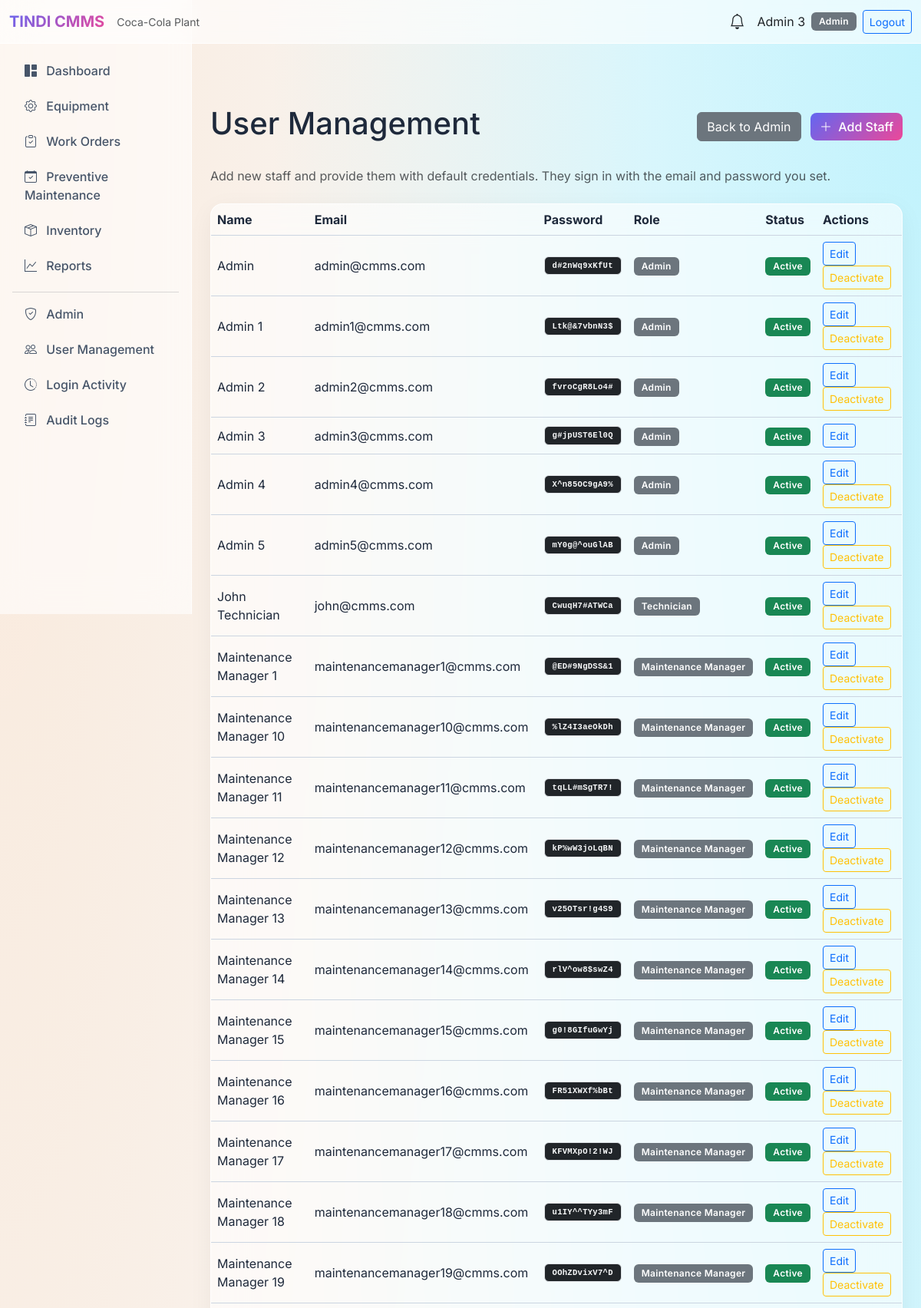
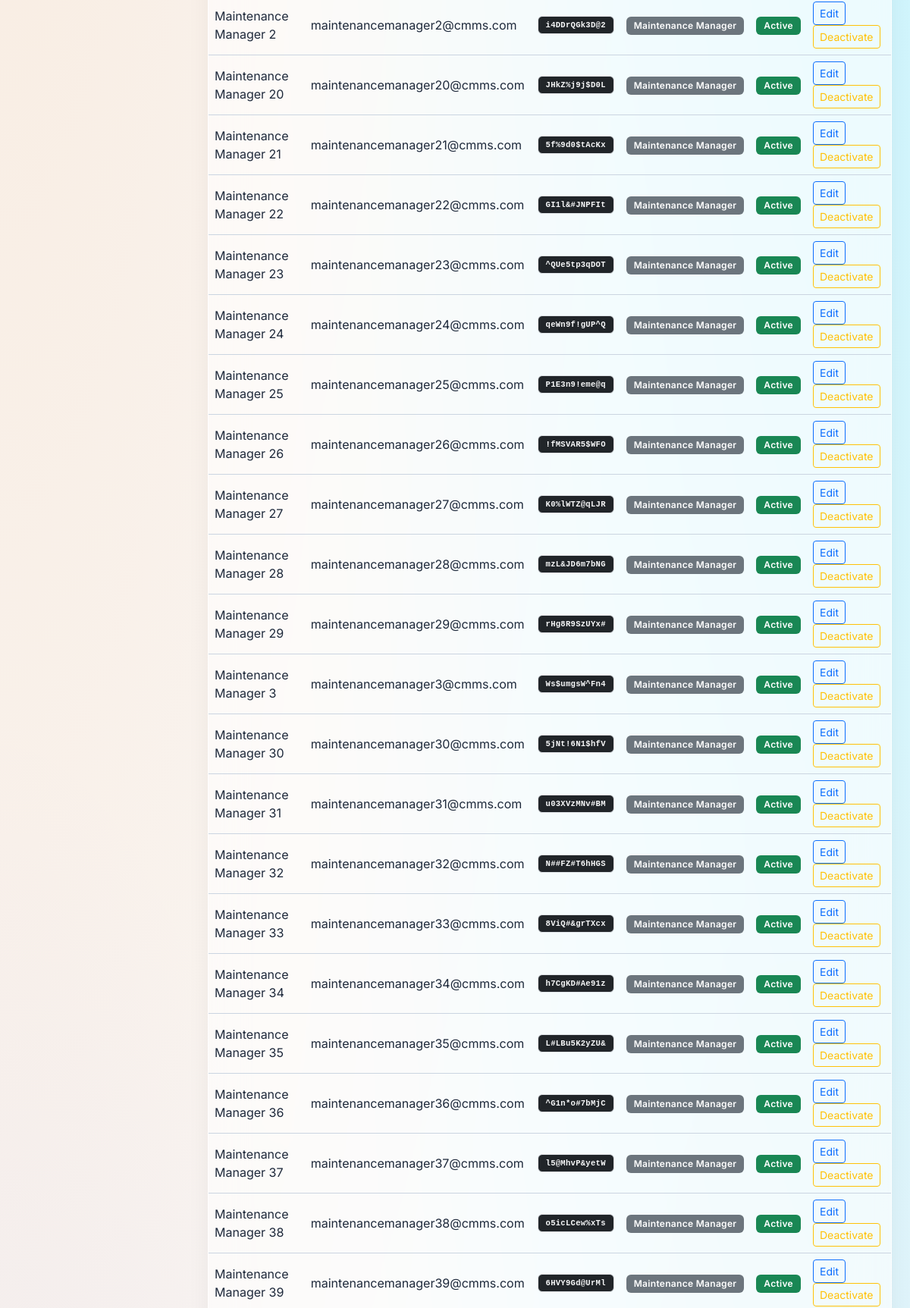
The page /admin/users (signed in, upper part) on the database its author committed (2 pictures, top to bottom).
### tables this page shows
CREATE TABLE users (
    id INTEGER PRIMARY KEY AUTOINCREMENT,
    name TEXT NOT NULL,
    email TEXT UNIQUE NOT NULL,
    password_hash TEXT NOT NULL,
    role TEXT NOT NULL CHECK(role IN ('Admin', 'Maintenance Manager', 'Technician', 'Store Manager')),
    is_active INTEGER DEFAULT 1,
    created_at TIMESTAMP DEFAULT CURRENT_TIMESTAMP,
    updated_at TIMESTAMP DEFAULT CURRENT_TIMESTAMP
, last_login TIMESTAMP, password TEXT);

### app/routes/admin_routes.py (the view)
@admin_bp.route('/admin/users')
@login_required
@role_required('Admin')
def users():
    users_list = get_all_users()
    return render_template('admin/users.html', users=users_list)

### app/models/notification.py (called while the page is built)
def get_unread(user_id):
    return execute_query(
        "SELECT * FROM notifications WHERE user_id = ? AND is_read = 0 ORDER BY created_at DESC",
        (user_id,), fetch_all=True
    )

### app/models/user.py (called while the page is built)
def get_by_id(user_id):
    return execute_query(
        "SELECT id, name, email, role, is_active FROM users WHERE id = ?",
        (user_id,), fetch_one=True
    )

def get_all_users():
    return execute_query(
        "SELECT id, name, email, role, is_active, created_at, password FROM users ORDER BY name",
        fetch_all=True
    )

### app/routes/auth_routes.py (called while the page is built)
def login_required(f):
    @wraps(f)
    def decorated(*args, **kwargs):
        if 'user_id' not in session:
            flash('Please log in to access this page.', 'warning')
            return redirect(url_for('auth.login'))
        return f(*args, **kwargs)
    return decorated

def role_required(*allowed_roles):
    def decorator(f):
        @wraps(f)
        def decorated(*args, **kwargs):
            if 'user_id' not in session:
                flash('Please log in.', 'warning')
                return redirect(url_for('auth.login'))
            user = get_by_id(session['user_id'])
            if not user or user['role'] not in allowed_roles:
                flash('Access denied. Insufficient permissions.', 'danger')
                return redirect(url_for('main.dashboard'))
            return f(*args, **kwargs)
        return decorated
    return decorator

### database/db.py (called while the page is built)
def get_connection():
    conn = sqlite3.connect(DATABASE)
    conn.row_factory = sqlite3.Row
    conn.execute("PRAGMA foreign_keys = ON")
    return conn

def execute_query(query, params=(), fetch_one=False, fetch_all=False, commit=True):
    conn = get_connection()
    cursor = conn.cursor()
    cursor.execute(query, params)
    result = None
    if fetch_one:
        row = cursor.fetchone()
        result = dict(row) if row else None
    elif fetch_all:
        rows = cursor.fetchall()
        result = [dict(row) for row in rows]
    else:
        if commit:
            conn.commit()
        result = cursor.lastrowid
    conn.close()
    return result

### templates/admin/users.html (shortened to what this page needs)
{% extends "base.html" %}
{% block content %}
<div class="d-flex justify-content-between align-items-center mb-4">
    <h1>User Management</h1>
    <div>
        <a href="{{ url_for('admin.dashboard') }}" class="btn btn-secondary me-2">Back to Admin</a>
        <a href="{{ url_for('admin.add_user') }}" class="btn btn-primary"><i class="bi bi-plus-lg me-1"></i> Add Staff</a>
    </div>
</div>
<p class="text-muted mb-4">Add new staff and provide them with default credentials. They sign in with the email and password you set.</p>
<div class="card">
    <div class="table-responsive">
        <table class="table table-dark table-hover mb-0">
            <thead>
                <tr>
                    <th>Name</th>
                    <th>Email</th>
                    <th>Password</th>
                    <th>Role</th>
                    <th>Status</th>
                    <th>Actions</th>
                </tr>
            </thead>
            <tbody>
                {% for u in users %}
                <tr>
                    <td>{{ u.name }}</td>
                    <td>{{ u.email }}</td>
                    <td class="user-select-all font-monospace small"><span class="badge bg-dark border text-light">{{ u.password }}</span></td>
                    <td><span class="badge bg-secondary">{{ u.role }}</span></td>
                    <td>{% if u.is_active %}<span class="badge bg-success">Active</span>{% else %}<span class="badge bg-danger">Inactive</span>{% endif %}</td>
                    <td>
                        <a href="{{ url_for('admin.edit_user', uid=u.id) }}" class="btn btn-sm btn-outline-primary">Edit</a>
                        {% if u.id != current_user.id %}
                        {% if u.is_active %}
                        <form method="POST" action="{{ url_for('admin.deactivate_user', uid=u.id) }}" class="d-inline" onsubmit="return confirm('Deactivate this user?');">
                            <button type="submit" class="btn btn-sm btn-outline-warning">Deactivate</button>
                        </form>
                        {% else %}
                        <form method="POST" action="{{ url_for('admin.activate_user', uid=u.id) }}" class="d-inline">
                            <button type="submit" class="btn btn-sm btn-outline-success">Activate</button>
                        </form>
                        {% endif %}
                        {% endif %}
                    </td>
                </tr>
                {% else %}
                <tr><td colspan="6" class="text-center text-muted">No users.</td></tr>
                {% endfor %}
            </tbody>
        </table>
    </div>
</div>
{% endblock %}

### templates/base.html (shortened to what this page needs)
<!DOCTYPE html>
<html lang="en">
<head>
    <link href="https://cdn.jsdelivr.net/npm/bootstrap@5.3.2/dist/css/bootstrap.min.css" rel="stylesheet">
    <link href="https://cdn.jsdelivr.net/npm/bootstrap-icons@1.11.1/font/bootstrap-icons.css" rel="stylesheet">
</head>
<body>
    {% if current_user %}
    <nav class="navbar navbar-expand-lg navbar-light navbar-custom">
        <div class="container-fluid">
            <a class="navbar-brand brand-gradient fw-bold" href="{{ url_for('main.dashboard') }}">TINDI CMMS</a>
            <span class="text-muted small">Coca-Cola Plant</span>
            <div class="ms-auto d-flex align-items-center">
                <div class="dropdown me-3">
                    <a class="text-dark position-relative" href="#" data-bs-toggle="dropdown" aria-expanded="false" id="notifDropdown">
                        <i class="bi bi-bell{% if notifications and notifications|length > 0 %}-fill{% endif %} fs-5" style="{% if notifications and notifications|length > 0 %}color: #6366f1;{% endif %}"></i>
                    </a>
                </div>
                <span class="text-dark me-2">{{ current_user.name }}</span>
                <span class="badge bg-secondary">{{ current_user.role }}</span>
                <a href="{{ url_for('auth.logout') }}" class="btn btn-outline-primary btn-sm ms-2">Logout</a>
            </div>
        </div>
    </nav>
    <div class="d-flex">
        <aside class="sidebar position-fixed top-0 start-0 vh-100"
            style="width: var(--sidebar-width); padding-top: 56px;">
            <nav class="nav flex-column p-3">
                <a class="nav-link rounded"
                    href="{{ url_for('admin.dashboard') if current_user.role == 'Admin' else url_for('main.dashboard') }}"><i
                        class="bi bi-grid-1x2-fill me-2"></i> Dashboard</a>
                {% if current_user.role in ['Admin', 'Maintenance Manager', 'Technician'] %}
                <a class="nav-link rounded" href="{{ url_for('equipment.list_equipment') }}"><i
                        class="bi bi-gear me-2"></i> Equipment</a>
                {% endif %}
                {% if current_user.role in ['Admin', 'Maintenance Manager', 'Technician'] %}
                <a class="nav-link rounded" href="{{ url_for('work_order.list_work_orders') }}"><i
                        class="bi bi-clipboard-check me-2"></i> Work Orders</a>
                {% endif %}
                {% if current_user.role in ['Admin', 'Maintenance Manager'] %}
                <a class="nav-link rounded" href="{{ url_for('maintenance.list_schedules') }}"><i
                        class="bi bi-calendar-check me-2"></i> Preventive Maintenance</a>
                {% endif %}
                {% if current_user.role in ['Admin', 'Store Manager', 'Maintenance Manager'] %}
                <a class="nav-link rounded" href="{{ url_for('inventory.list_inventory') }}"><i
                        class="bi bi-box-seam me-2"></i> Inventory</a>
                {% endif %}
                {% if current_user.role in ['Admin', 'Maintenance Manager'] %}
                <a class="nav-link rounded" href="{{ url_for('reports.index') }}"><i class="bi bi-graph-up me-2"></i>
                    Reports</a>
                {% endif %}
                {% if current_user.role == 'Admin' %}
                <hr class="border-secondary my-2">
                <a class="nav-link rounded" href="{{ url_for('admin.dashboard') }}"><i
                        class="bi bi-shield-check me-2"></i> Admin</a>
                <a class="nav-link rounded" href="{{ url_for('admin.users') }}"><i class="bi bi-people me-2"></i> User
                    Management</a>
                <a class="nav-link rounded" href="{{ url_for('admin.login_activity') }}"><i
                        class="bi bi-clock-history me-2"></i> Login Activity</a>
                <a class="nav-link rounded" href="{{ url_for('audit.audit_logs') }}"><i
                        class="bi bi-journal-text me-2"></i> Audit Logs</a>
                {% endif %}
            </nav>
        </aside>
        <main class="main-content flex-grow-1 p-4" style="padding-top: 80px !important;">
            {% block content %}{% endblock %}
        </main>
    </div>
    {% else %}
    {% block full_page %}{% endblock %}
    {% endif %}
</body>
</html>

### templates/base.html (style rules this page uses)
:root { --sidebar-width: 250px; --glass-bg: rgba(255, 255, 255, 0.6); --glass-border: rgba(255, 255, 255, 0.8); --accent-glow: rgba(99, 102, 241, 0.4); }
body { background-color: #f8fafc; background-image: radial-gradient(at 0% 0%, hsla(28,100%,74%,0.25) 0px, transparent 50%), radial-gradient(at 100% 0%, hsla(189,100%,56%,0.25) 0px, transparent 50%), radial-gradient(at 100% 100%, hsla(340,100%,76%,0.25) 0px, transparent 50%), radial-gradient(at 0% 100%, hsla(242,100%,70%,0.25) 0px, transparent 50%); background-attachment: fixed; color: #1e293b; font-family: 'Inter', sans-serif; min-height: 100vh; }
.sidebar { min-height: 100vh; background: var(--glass-bg); backdrop-filter: blur(24px); -webkit-backdrop-filter: blur(24px); border-right: 1px solid var(--glass-border); transition: all 0.3s ease; }
.sidebar .nav-link { color: #475569; border-radius: 8px; margin-bottom: 6px; transition: all 0.3s cubic-bezier(0.4, 0, 0.2, 1); font-weight: 500; }
.main-content { margin-left: var(--sidebar-width); min-height: 100vh; background: transparent; }
.card { background: var(--glass-bg); backdrop-filter: blur(24px); -webkit-backdrop-filter: blur(24px); border: 1px solid var(--glass-border); border-radius: 16px; color: #1e293b; box-shadow: 0 8px 32px rgba(0, 0, 0, 0.05); transition: transform 0.3s ease, box-shadow 0.3s ease; }
.table { color: #1e293b; vertical-align: middle; }
.table-dark { --bs-table-bg: transparent; --bs-table-color: #1e293b; --bs-table-border-color: #cbd5e1; --bs-table-striped-bg: rgba(0, 0, 0, 0.02); --bs-table-striped-color: #1e293b; --bs-table-hover-bg: rgba(0, 0, 0, 0.04); --bs-table-hover-color: #1e293b; color: #1e293b; border-color: #cbd5e1; }
.navbar-custom { background: var(--glass-bg) !important; backdrop-filter: blur(24px); -webkit-backdrop-filter: blur(24px); border-bottom: 1px solid var(--glass-border); z-index: 1030; }
.brand-gradient { background: linear-gradient(135deg, #6366f1 0%, #ec4899 100%); -webkit-background-clip: text; background-clip: text; -webkit-text-fill-color: transparent; text-shadow: none; }
.btn-primary { background: linear-gradient(135deg, #6366f1 0%, #ec4899 100%); border: none; border-radius: 8px; font-weight: 500; color: #ffffff; transition: all 0.3s ease; }
.badge { padding: 6px 10px; border-radius: 6px; font-weight: 600; letter-spacing: 0.3px; }

### rows shown on the page
users: name "Admin 3", role "Admin", email "admin3@cmms.com", password "g#jpUST6El0Q", is_active "Active"
users: name "Admin", email "admin@cmms.com", password "d#2nWq9xKfUt", role "Admin", is_active "Active"
users: name "Admin 1", email "admin1@cmms.com", password "Ltk@&7vbnN3$", role "Admin", is_active "Active"
users: name "Admin 2", email "admin2@cmms.com", password "fvroCgR8Lo4#", role "Admin", is_active "Active"
users: name "Admin 4", email "admin4@cmms.com", password "X^n85OC9gA9%", role "Admin", is_active "Active"
users: name "Admin 5", email "admin5@cmms.com", password "mY0g@^ouGlAB", role "Admin", is_active "Active"
users: name "John Technician", email "john@cmms.com", password "CwuqH7#ATWCa", role "Technician", is_active "Active"
users: name "Maintenance Manager 1", email "maintenancemanager1@cmms.com", password "@ED#9NgDSS&1", role "Maintenance Manager", is_active "Active"
users: name "Maintenance Manager 10", email "maintenancemanager10@cmms.com", password "%lZ4I3aeOkDh", role "Maintenance Manager", is_active "Active"
users: name "Maintenance Manager 11", email "maintenancemanager11@cmms.com", password "tqLL#mSgTR7!", role "Maintenance Manager", is_active "Active"
users: name "Maintenance Manager 12", email "maintenancemanager12@cmms.com", password "kP%wW3joLqBN", role "Maintenance Manager", is_active "Active"
users: name "Maintenance Manager 13", email "maintenancemanager13@cmms.com", password "v25OTsr!g4S9", role "Maintenance Manager", is_active "Active"
users: name "Maintenance Manager 14", email "maintenancemanager14@cmms.com", password "rlV^ow8$swZ4", role "Maintenance Manager", is_active "Active"
users: name "Maintenance Manager 15", email "maintenancemanager15@cmms.com", password "g0!8GIfuGwYj", role "Maintenance Manager", is_active "Active"
users: name "Maintenance Manager 16", email "maintenancemanager16@cmms.com", password "FR51XWXf%bBt", role "Maintenance Manager", is_active "Active"
users: name "Maintenance Manager 17", email "maintenancemanager17@cmms.com", password "KFVMXpO!2!WJ", role "Maintenance Manager", is_active "Active"
users: name "Maintenance Manager 18", email "maintenancemanager18@cmms.com", password "u1IY^^TYy3mF", role "Maintenance Manager", is_active "Active"
users: name "Maintenance Manager 19", email "maintenancemanager19@cmms.com", password "OOhZDvixV7^D", role "Maintenance Manager", is_active "Active"
users: name "Maintenance Manager 2", email "maintenancemanager2@cmms.com", password "i4DDrQGk3D@2", role "Maintenance Manager", is_active "Active"
users: name "Maintenance Manager 20", email "maintenancemanager20@cmms.com", password "JHkZ%j9j$D0L", role "Maintenance Manager", is_active "Active"
users: name "Maintenance Manager 21", email "maintenancemanager21@cmms.com", password "5f%9d0$tAcKx", role "Maintenance Manager", is_active "Active"
users: name "Maintenance Manager 22", email "maintenancemanager22@cmms.com", password "GI1l&#JNPFIt", role "Maintenance Manager", is_active "Active"
users: name "Maintenance Manager 23", email "maintenancemanager23@cmms.com", password "^QUe5tp3qDOT", role "Maintenance Manager", is_active "Active"
users: name "Maintenance Manager 24", email "maintenancemanager24@cmms.com", password "qeWn9f!gUP^Q", role "Maintenance Manager", is_active "Active"
users: name "Maintenance Manager 25", email "maintenancemanager25@cmms.com", password "P1E3n9!eme@q", role "Maintenance Manager", is_active "Active"
users: name "Maintenance Manager 26", email "maintenancemanager26@cmms.com", password "!fMSVAR5$WFO", role "Maintenance Manager", is_active "Active"
users: name "Maintenance Manager 27", email "maintenancemanager27@cmms.com", password "K0%lWTZ@qLJR", role "Maintenance Manager", is_active "Active"
users: name "Maintenance Manager 28", email "maintenancemanager28@cmms.com", password "mzL&JD6m7bNG", role "Maintenance Manager", is_active "Active"
users: name "Maintenance Manager 29", email "maintenancemanager29@cmms.com", password "rHg8R9SzUYx#", role "Maintenance Manager", is_active "Active"
users: name "Maintenance Manager 3", email "maintenancemanager3@cmms.com", password "Ws$umgsW^Fn4", role "Maintenance Manager", is_active "Active"
users: name "Maintenance Manager 30", email "maintenancemanager30@cmms.com", password "5jNt!6N1$hfV", role "Maintenance Manager", is_active "Active"
users: name "Maintenance Manager 31", email "maintenancemanager31@cmms.com", password "u03XVzMNv#BM", role "Maintenance Manager", is_active "Active"
users: name "Maintenance Manager 32", email "maintenancemanager32@cmms.com", password "N##FZ#T6hHGS", role "Maintenance Manager", is_active "Active"
users: name "Maintenance Manager 33", email "maintenancemanager33@cmms.com", password "8ViQ#&grTXcx", role "Maintenance Manager", is_active "Active"
users: name "Maintenance Manager 34", email "maintenancemanager34@cmms.com", password "h7CgKD#Ae91z", role "Maintenance Manager", is_active "Active"
users: name "Maintenance Manager 35", email "maintenancemanager35@cmms.com", password "L#LBu5K2yZU&", role "Maintenance Manager", is_active "Active"
users: name "Maintenance Manager 36", email "maintenancemanager36@cmms.com", password "^G1n*o#7bMjC", role "Maintenance Manager", is_active "Active"
users: name "Maintenance Manager 37", email "maintenancemanager37@cmms.com", password "l5@MhvP&yetW", role "Maintenance Manager", is_active "Active"
users: name "Maintenance Manager 38", email "maintenancemanager38@cmms.com", password "o5icLCew%xTs", role "Maintenance Manager", is_active "Active"
users: name "Maintenance Manager 39", email "maintenancemanager39@cmms.com", password "6HVY9Gd@UrMl", role "Maintenance Manager", is_active "Active"
